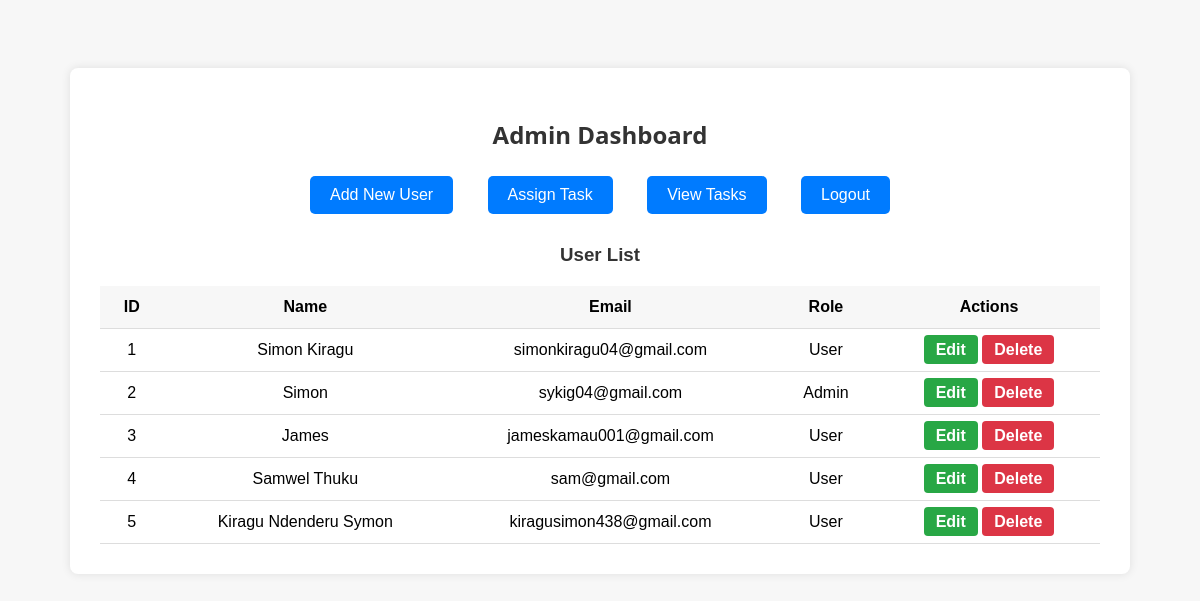
/admin/dashboard.php (signed in), run on the app's committed database.
### tables this page shows
CREATE TABLE `users` (
  `id` int NOT NULL AUTO_INCREMENT,
  `name` varchar(100) DEFAULT NULL,
  `email` varchar(100) DEFAULT NULL,
  `password` varchar(255) DEFAULT NULL,
  `role` enum('admin','user') DEFAULT NULL,
  `created_at` timestamp NULL DEFAULT CURRENT_TIMESTAMP,
  PRIMARY KEY (`id`),
  UNIQUE KEY `email` (`email`)
);

### admin/dashboard.php (the view, shortened to what this page needs)
<?php
include '../config/db.php';
$users = $conn->query("SELECT * FROM users");
?>
<!DOCTYPE html>
<html>
<head>
    <link rel="stylesheet" href="../style.css">
</head>
<body>
    <div class="container">
        <h2>Admin Dashboard</h2>
        <div class="actions">
            <a href="add_user.php">Add New User</a>
            <a href="assign_task.php">Assign Task</a>
            <a href="tasks.php">View Tasks</a>
            <a href="../logout.php">Logout</a>
        </div>
        <h3>User List</h3>
        <table>
            <tr>
                <th>ID</th>
                <th>Name</th>
                <th>Email</th>
                <th>Role</th>
                <th>Actions</th>
            </tr>
            <?php while($row = $users->fetch_assoc()): ?>
            <tr>
                <td><?= $row['id'] ?></td>
                <td><?= htmlspecialchars($row['name']) ?></td>
                <td><?= htmlspecialchars($row['email']) ?></td>
                <td><?= ucfirst($row['role']) ?></td>
                <td>
                    <a class="edit-btn" href="edit_user.php?id=<?= $row['id'] ?>">Edit</a>
                    <a class="delete-btn" href="delete_user.php?id=<?= $row['id'] ?>" onclick="return confirm('Are you sure?')">Delete</a>
                </td>
            </tr>
            <?php endwhile; ?>
        </table>
    </div>
</body>
</html>

### style.css (style rules this page uses)
body { font-family: Arial, sans-serif; padding: 20px; background-color: #f7f7f7; }
h2 { text-align: center; margin-bottom: 20px; font-family: 'Segoe UI', sans-serif; color: #333; }

### admin/dashboard.php (style rules this page uses)
.container { max-width: 1000px; margin: 40px auto; background: #fff; padding: 30px; border-radius: 8px; box-shadow: 0 0 10px rgba(0,0,0,0.1); }
h2, h3 { text-align: center; color: #333; margin-bottom: 20px; }
.actions { text-align: center; margin-bottom: 25px; }
.actions a { display: inline-block; margin: 5px 15px; padding: 10px 20px; background-color: #007BFF; color: #fff; border-radius: 5px; text-decoration: none; transition: background-color 0.3s; }
table { width: 100%; border-collapse: collapse; margin-top: 20px; }
th, td { padding: 12px 15px; text-align: center; border-bottom: 1px solid #ddd; }
th { background-color: #f7f7f7; }
.edit-btn, .delete-btn { padding: 6px 12px; border-radius: 4px; text-decoration: none; font-weight: bold; }
.edit-btn { background-color: #28a745; color: #fff; }
.delete-btn { background-color: #dc3545; color: #fff; }

### data on the page
users: id "1", name "Simon Kiragu", email "simonkiragu04@gmail.com", role "User"
users: id "2", name "Simon", email "sykig04@gmail.com", role "Admin"
users: id "3", name "James", email "jameskamau001@gmail.com", role "User"
users: id "4", name "Samwel Thuku", email "sam@gmail.com", role "User"
users: id "5", name "Kiragu Ndenderu Symon", email "kiragusimon438@gmail.com", role "User"
